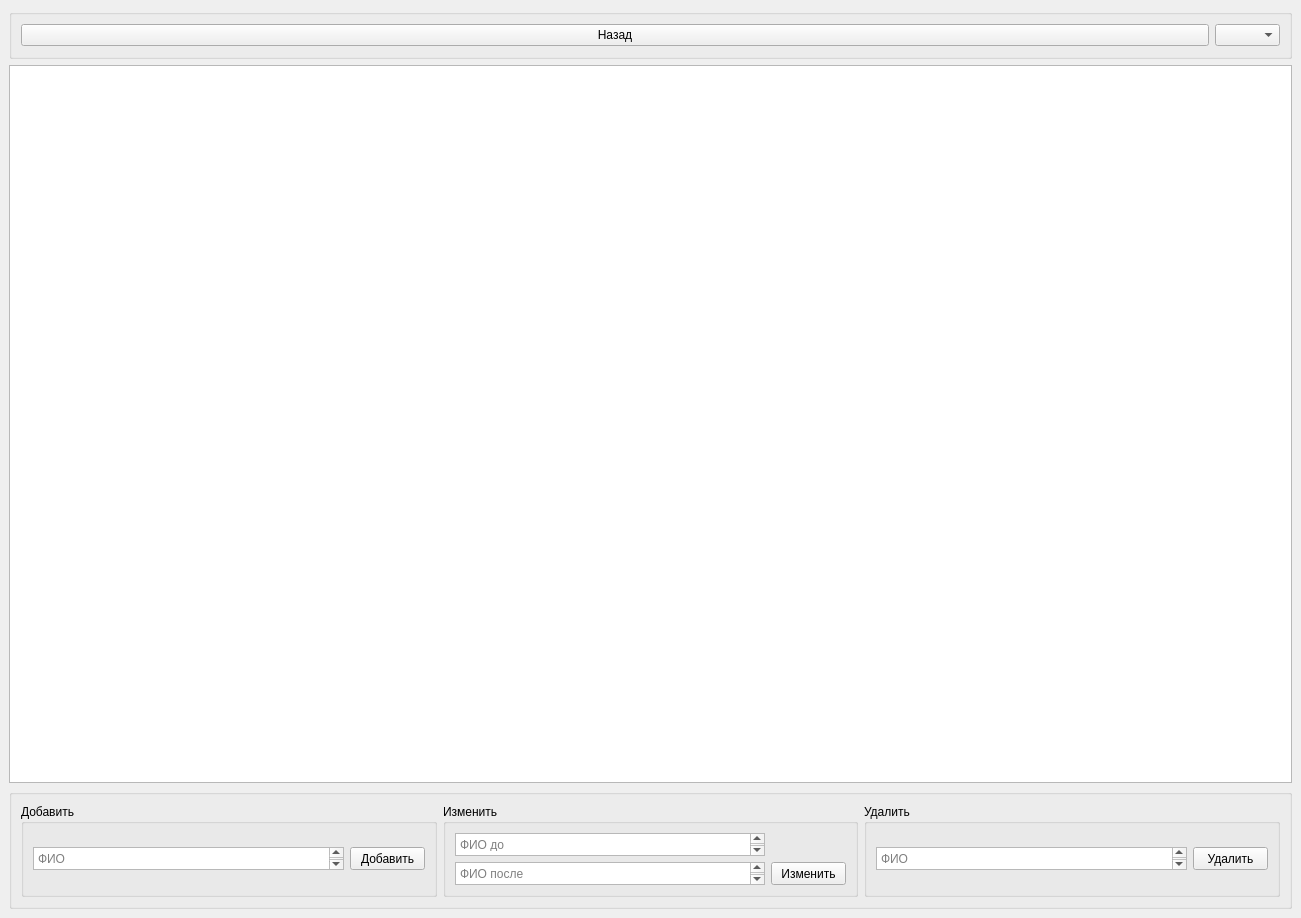
<?xml version="1.0" encoding="UTF-8"?>
<ui version="4.0">
 <class>MainWindow</class>
 <widget class="QMainWindow" name="MainWindow">
  <property name="geometry">
   <rect>
    <x>0</x>
    <y>0</y>
    <width>1301</width>
    <height>918</height>
   </rect>
  </property>
  <property name="windowTitle">
   <string>MainWindow</string>
  </property>
  <widget class="QWidget" name="centralwidget">
   <layout class="QVBoxLayout" name="verticalLayout">
    <item>
     <widget class="QGroupBox" name="groupBox">
      <property name="minimumSize">
       <size>
        <width>0</width>
        <height>50</height>
       </size>
      </property>
      <property name="maximumSize">
       <size>
        <width>16777215</width>
        <height>50</height>
       </size>
      </property>
      <property name="title">
       <string/>
      </property>
      <layout class="QHBoxLayout" name="horizontalLayout_3">
       <item>
        <widget class="QPushButton" name="backBtn">
         <property name="sizePolicy">
          <sizepolicy hsizetype="Minimum" vsizetype="Fixed">
           <horstretch>0</horstretch>
           <verstretch>0</verstretch>
          </sizepolicy>
         </property>
         <property name="text">
          <string>Назад</string>
         </property>
        </widget>
       </item>
       <item>
        <widget class="QComboBox" name="chooseDB">
         <property name="sizePolicy">
          <sizepolicy hsizetype="Preferred" vsizetype="Fixed">
           <horstretch>0</horstretch>
           <verstretch>0</verstretch>
          </sizepolicy>
         </property>
         <property name="maximumSize">
          <size>
           <width>65</width>
           <height>16777215</height>
          </size>
         </property>
         <property name="editable">
          <bool>false</bool>
         </property>
         <property name="currentText">
          <string/>
         </property>
        </widget>
       </item>
      </layout>
     </widget>
    </item>
    <item>
     <widget class="QTableWidget" name="table">
      <property name="sizePolicy">
       <sizepolicy hsizetype="Expanding" vsizetype="Expanding">
        <horstretch>0</horstretch>
        <verstretch>80</verstretch>
       </sizepolicy>
      </property>
     </widget>
    </item>
    <item>
     <widget class="QGroupBox" name="funcBox">
      <property name="sizePolicy">
       <sizepolicy hsizetype="Preferred" vsizetype="Preferred">
        <horstretch>0</horstretch>
        <verstretch>10</verstretch>
       </sizepolicy>
      </property>
      <property name="title">
       <string/>
      </property>
      <layout class="QHBoxLayout" name="horizontalLayout">
       <item>
        <widget class="QGroupBox" name="createBox">
         <property name="minimumSize">
          <size>
           <width>300</width>
           <height>0</height>
          </size>
         </property>
         <property name="maximumSize">
          <size>
           <width>16777215</width>
           <height>16777215</height>
          </size>
         </property>
         <property name="title">
          <string>Добавить</string>
         </property>
         <layout class="QHBoxLayout" name="horizontalLayout_2">
          <item>
           <widget class="QTextEdit" name="addInp">
            <property name="sizePolicy">
             <sizepolicy hsizetype="Expanding" vsizetype="Expanding">
              <horstretch>0</horstretch>
              <verstretch>0</verstretch>
             </sizepolicy>
            </property>
            <property name="minimumSize">
             <size>
              <width>200</width>
              <height>0</height>
             </size>
            </property>
            <property name="maximumSize">
             <size>
              <width>16777215</width>
              <height>23</height>
             </size>
            </property>
            <property name="documentTitle">
             <string/>
            </property>
            <property name="placeholderText">
             <string>ФИО</string>
            </property>
           </widget>
          </item>
          <item>
           <widget class="QPushButton" name="addBtn">
            <property name="minimumSize">
             <size>
              <width>75</width>
              <height>23</height>
             </size>
            </property>
            <property name="maximumSize">
             <size>
              <width>75</width>
              <height>23</height>
             </size>
            </property>
            <property name="text">
             <string>Добавить</string>
            </property>
           </widget>
          </item>
         </layout>
        </widget>
       </item>
       <item>
        <widget class="QGroupBox" name="updateBox">
         <property name="minimumSize">
          <size>
           <width>300</width>
           <height>0</height>
          </size>
         </property>
         <property name="title">
          <string>Изменить</string>
         </property>
         <layout class="QGridLayout" name="gridLayout">
          <item row="0" column="2">
           <widget class="QTextEdit" name="updFstInp">
            <property name="minimumSize">
             <size>
              <width>200</width>
              <height>0</height>
             </size>
            </property>
            <property name="maximumSize">
             <size>
              <width>16777215</width>
              <height>23</height>
             </size>
            </property>
            <property name="placeholderText">
             <string>ФИО до</string>
            </property>
           </widget>
          </item>
          <item row="2" column="2">
           <widget class="QTextEdit" name="updSndInp">
            <property name="minimumSize">
             <size>
              <width>200</width>
              <height>0</height>
             </size>
            </property>
            <property name="maximumSize">
             <size>
              <width>16777215</width>
              <height>23</height>
             </size>
            </property>
            <property name="placeholderText">
             <string>ФИО после</string>
            </property>
           </widget>
          </item>
          <item row="2" column="3">
           <widget class="QPushButton" name="updBtn">
            <property name="sizePolicy">
             <sizepolicy hsizetype="Minimum" vsizetype="Fixed">
              <horstretch>0</horstretch>
              <verstretch>0</verstretch>
             </sizepolicy>
            </property>
            <property name="minimumSize">
             <size>
              <width>75</width>
              <height>23</height>
             </size>
            </property>
            <property name="maximumSize">
             <size>
              <width>75</width>
              <height>23</height>
             </size>
            </property>
            <property name="text">
             <string>Изменить</string>
            </property>
           </widget>
          </item>
         </layout>
        </widget>
       </item>
       <item>
        <widget class="QGroupBox" name="deleteBox">
         <property name="minimumSize">
          <size>
           <width>300</width>
           <height>0</height>
          </size>
         </property>
         <property name="title">
          <string>Удалить</string>
         </property>
         <layout class="QHBoxLayout" name="horizontalLayout_4">
          <item>
           <widget class="QTextEdit" name="delInp">
            <property name="minimumSize">
             <size>
              <width>200</width>
              <height>0</height>
             </size>
            </property>
            <property name="maximumSize">
             <size>
              <width>16777215</width>
              <height>23</height>
             </size>
            </property>
            <property name="placeholderText">
             <string>ФИО</string>
            </property>
           </widget>
          </item>
          <item>
           <widget class="QPushButton" name="delBtn">
            <property name="minimumSize">
             <size>
              <width>75</width>
              <height>23</height>
             </size>
            </property>
            <property name="maximumSize">
             <size>
              <width>75</width>
              <height>23</height>
             </size>
            </property>
            <property name="text">
             <string>Удалить</string>
            </property>
           </widget>
          </item>
         </layout>
        </widget>
       </item>
      </layout>
     </widget>
    </item>
   </layout>
  </widget>
 </widget>
 <resources/>
 <connections/>
</ui>
